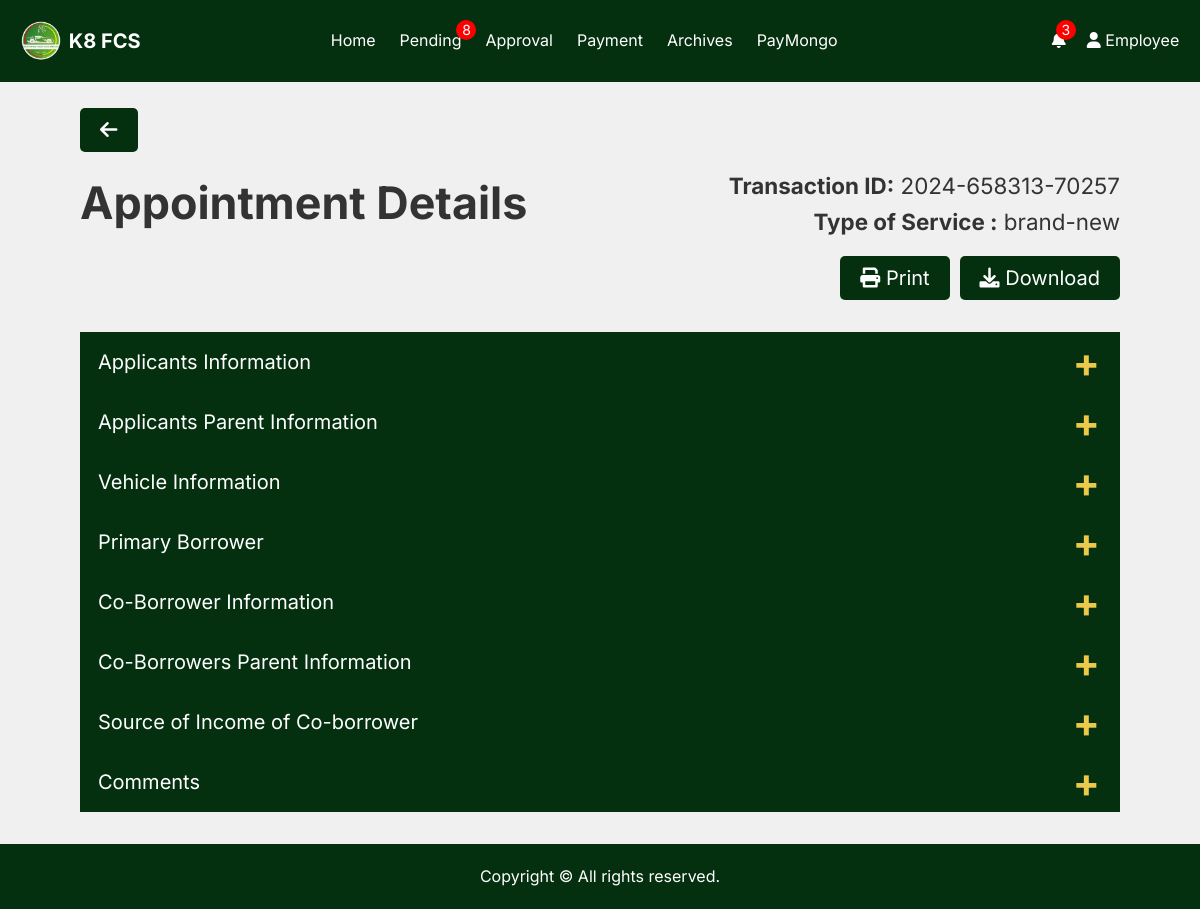
The page /employeeside/view-details.php?transaction_id=2024-658313-70257&form_type=brand-new (signed in) on the database its author committed.
### tables this page shows
CREATE TABLE `forms_brandnew_applicants` (
  `id` int(11) NOT NULL,
  `year_model` int(11) DEFAULT NULL,
  `make` varchar(255) DEFAULT NULL,
  `type` varchar(255) DEFAULT NULL,
  `transmition_type` varchar(155) DEFAULT NULL,
  `first_name` varchar(255) DEFAULT NULL,
  `last_name` varchar(255) DEFAULT NULL,
  `middle_name` varchar(255) DEFAULT NULL,
  `dob` date DEFAULT NULL,
  `place_of_birth` varchar(255) DEFAULT NULL,
  `marital_status` varchar(50) DEFAULT NULL,
  `present_address` text DEFAULT NULL,
  `years_present_address` varchar(255) DEFAULT NULL,
  `ownership` varchar(50) DEFAULT NULL,
  `ownership_other` varchar(255) DEFAULT NULL,
  `previous_address` text DEFAULT NULL,
  `years_previous_address` varchar(255) DEFAULT NULL,
  `contact_number_1` varchar(20) DEFAULT NULL,
  `contact_number_2` varchar(20) DEFAULT NULL,
  `email` varchar(255) DEFAULT NULL,
  `tin_number` varchar(255) DEFAULT NULL,
  `sss_number` varchar(255) DEFAULT NULL,
  `dependents` varchar(255) DEFAULT NULL,
  `mother_maiden_first_name` varchar(255) DEFAULT NULL,
  `mother_maiden_last_name` varchar(255) DEFAULT NULL,
  `mother_maiden_middle_name` varchar(255) DEFAULT NULL,
  `father_first_name` varchar(255) DEFAULT NULL,
  `father_last_name` varchar(255) DEFAULT NULL,
  `father_middle_name` varchar(255) DEFAULT NULL,
  `income_source` varchar(255) DEFAULT NULL,
  `income_source_other` varchar(255) DEFAULT NULL,
  `employer_name` varchar(255) DEFAULT NULL,
  `office_address` text DEFAULT NULL,
  `office_number` varchar(20) DEFAULT NULL,
  `company_email` varchar(255) DEFAULT NULL,
  `position` varchar(255) DEFAULT NULL,
  `years_service` int(11) DEFAULT NULL,
  `monthly_income` varchar(255) DEFAULT NULL,
  `credit_cards` text DEFAULT NULL,
  `credit_history` text DEFAULT NULL,
  `comments` text DEFAULT NULL,
  `transaction_id` varchar(255) DEFAULT NULL,
  `form_type` varchar(50) DEFAULT 'brand-new',
  `appointment_date` date DEFAULT NULL,
  `appointment_time` time DEFAULT NULL,
  `relationship_borrower` varchar(255) DEFAULT NULL,
  `first_name_borrower` varchar(255) DEFAULT NULL,
  `last_name_borrower` varchar(255) DEFAULT NULL,
  `middle_name_borrower` varchar(255) DEFAULT NULL,
  `date_of_birth_borrower` date DEFAULT NULL,
  `place_birth_borrower` varchar(255) DEFAULT NULL,
  `residential_address_borrower` text DEFAULT NULL,
  `years_stay_borrower` varchar(255) DEFAULT NULL,
  `contact_number_borrower` varchar(20) DEFAULT NULL,
  `email_address_borrower` varchar(255) DEFAULT NULL,
  `tin_number_borrower` varchar(255) DEFAULT NULL,
  `sss_number_borrower` varchar(255) DEFAULT NULL,
  `mother_maiden_first_name_CoBorrower` varchar(100) NOT NULL,
  `mother_maiden_middle_name_CoBorrower` varchar(100) NOT NULL,
  `mother_maiden_last_name_CoBorrower` varchar(100) NOT NULL,
  `father_first_name_CoBorrower` varchar(100) NOT NULL,
  `father_middle_name_CoBorrower` varchar(100) NOT NULL,
  `father_last_name_CoBorrower` varchar(100) NOT NULL,
  `employer_name_borrower` varchar(255) DEFAULT NULL,
  `office_address_borrower` text DEFAULT NULL,
  `position_borrower` varchar(255) DEFAULT NULL,
  `years_service_borrower` varchar(255) DEFAULT NULL,
  `monthly_income_borrower` varchar(255) DEFAULT NULL,
  `credit_cards_borrower` text DEFAULT NULL,
  `appointed_at` timestamp NOT NULL DEFAULT current_timestamp()
);

### employeeside/view-details.php (the view, shortened to what this page needs)
<?php
include 'processes/view-details-logic.php';
$transaction_id = $_GET['transaction_id'] ?? '';
$form_type = $_GET['form_type'] ?? '';
$table_mapping = [
    'brand-new' => 'forms_brandnew_applicants',
    'sangla-orcr' => 'forms_sanglaorcr_applicants',
    'second-hand' => 'forms_secondhand_applicants'
];
$table_name = $table_mapping[$form_type];
$query = "SELECT * FROM $table_name WHERE transaction_id = ?";
$stmt = $conn->prepare($query);
$stmt->bind_param('s', $transaction_id);
$stmt->execute();
$result = $stmt->get_result();
$details = $result->fetch_assoc();
?>
<!DOCTYPE html>
<head>
    <link rel="stylesheet" href="../assets/css/navbar.css">
    <link rel="stylesheet" href="../assets/css/footer.css">
    <link rel="stylesheet" href="assets/css/view-details.css">
    <link rel="stylesheet" href="https://cdnjs.cloudflare.com/ajax/libs/font-awesome/6.0.0-beta3/css/all.min.css">
</head>
<body>
    <?php include 'includes/navbar.php' ?>
    <div class="main-content">
        <div class="return-button-container" style="display: flex; justify-content: space-between;">
            <button type="button" class="return-button" onclick="window.location.href='pendingAppointment'">
                <i class="fas fa-arrow-left"></i>
            </button>
        </div>
        <div class="title-header">
            <h1 class="details-title">Appointment Details</h1>
            <?php if ($details): ?>
                <h3><strong>Transaction ID:</strong> <?php echo htmlspecialchars($details['transaction_id']); ?><br>
                    <strong>Type of Service :</strong> <?php echo htmlspecialchars($details['form_type']) ?>
                </h3>
            </div>
            <div class="print-download-container">
                <button type="button" class="print-button" onclick="downloadAndPrintPDF()">
                    <i class="fas fa-print"></i> Print
                </button>
                <button type="button" class="download-button" onclick="downloadPDF()">
                    <i class="fas fa-download"></i> Download
                </button>
            </div>
            <div class="details-container">
                <?php foreach ($form_fields[$form_type] as $section => $fields): ?>
                    <button class="accordion"
                        onclick="toggleAccordion('<?php echo strtolower(str_replace(' ', '-', $section)); ?>-panel', this)"><?php echo $section; ?></button>
                <?php endforeach; ?>
            <?php else: ?>
                <p>No details found for this transaction.</p>
            <?php endif; ?>
        </div>
        <footer class="footer">
            <p style="text-align: center;">Copyright &copy; All rights reserved.</p>
        </footer>
</body>
</html>

### assets/css/navbar.css (style rules this page uses)
* { margin: 0; padding: 0; font-family: 'Inter', Arial, Helvetica, sans-serif; box-sizing: border-box; }
html, body { height: 100%; margin: 0; padding: 0; font-family: Arial, sans-serif; box-sizing: border-box; line-height: 1.6; }
body { font-family: Arial, sans-serif; margin: 0; padding: 0; }

### assets/css/footer.css (style rules this page uses)
*, *::before, *::after { box-sizing: border-box; }
* { font-family: 'Inter', Arial, Helvetica, sans-serif; }
body { display: flex; flex-direction: column; height: 100%; margin: 0; padding: 0; width: 100%; }
body > :not(.footer) { flex: 1; }
.footer { background-color: #053010; padding: 20px; color: #fff; bottom: 0; width: 100%; flex-shrink: 0; position: relative; margin-top: auto; }

### employeeside/assets/css/view-details.css (style rules this page uses)
* { margin: 0; padding: 0; font-family: 'Inter', Arial, Helvetica, sans-serif; box-sizing: border-box; }
body { margin: 0; font-family: Arial, sans-serif; background-color: #f0f0f0; color: #333; padding-top: 60px; height: 100%; }
.main-content { flex: 1; display: flex; flex-direction: column; }
.footer { background-color: #053010; padding: 20px; color: #fff; width: 100%; flex-shrink: 0; }
.return-button-container { margin-top: 3rem; padding-left: 5rem; }
.return-button, .print-button, .download-button { background-color: #053010; color: white; padding: 10px 20px; border: none; border-radius: 5px; font-size: 20px; cursor: pointer; }
.print-download-container { display: flex; gap: 10px; padding-right: 5rem; justify-content: flex-end; margin-top: 1rem; }
.title-header { display: flex; justify-content: space-between; align-items: center; padding: 0 5rem; margin-top: 1rem; }
.details-container { padding: 0 5rem; margin-top: 2rem; margin-bottom: 2rem; }
.details-title { flex: 1; font-size: 2.8rem; font-weight: bold; }
.title-header h3 { text-align: right; font-size: 1.4rem; font-weight: normal; }
.accordion { background-color: #053010; color: #ffffff; cursor: pointer; padding: 18px; width: 100%; text-align: left; border: none; outline: none; transition: 0.4s; font-size: 20px; position: relative; }
.accordion::after { content: '\002B'; color: #ecc94b; font-weight: bold; font-size: 40px; position: absolute; right: 20px; top: 50%; transform: translateY(-50%); transition: transform 0.4s; }

### rows shown on the page
forms_brandnew_applicants: transaction "2024-658313-70257", form_type "brand-new"

### other values the page prints
$pending_count "8"
$total_notifications "3"
$_SESSION['first_name'] "Employee"
$section "Applicants Information"
$section "Applicants Parent Information"
$section "Vehicle Information"
$section "Primary Borrower"
$section "Co-Borrower Information"
$section "Co-Borrowers Parent Information"
$section "Source of Income of Co-borrower"
$section "Comments"
